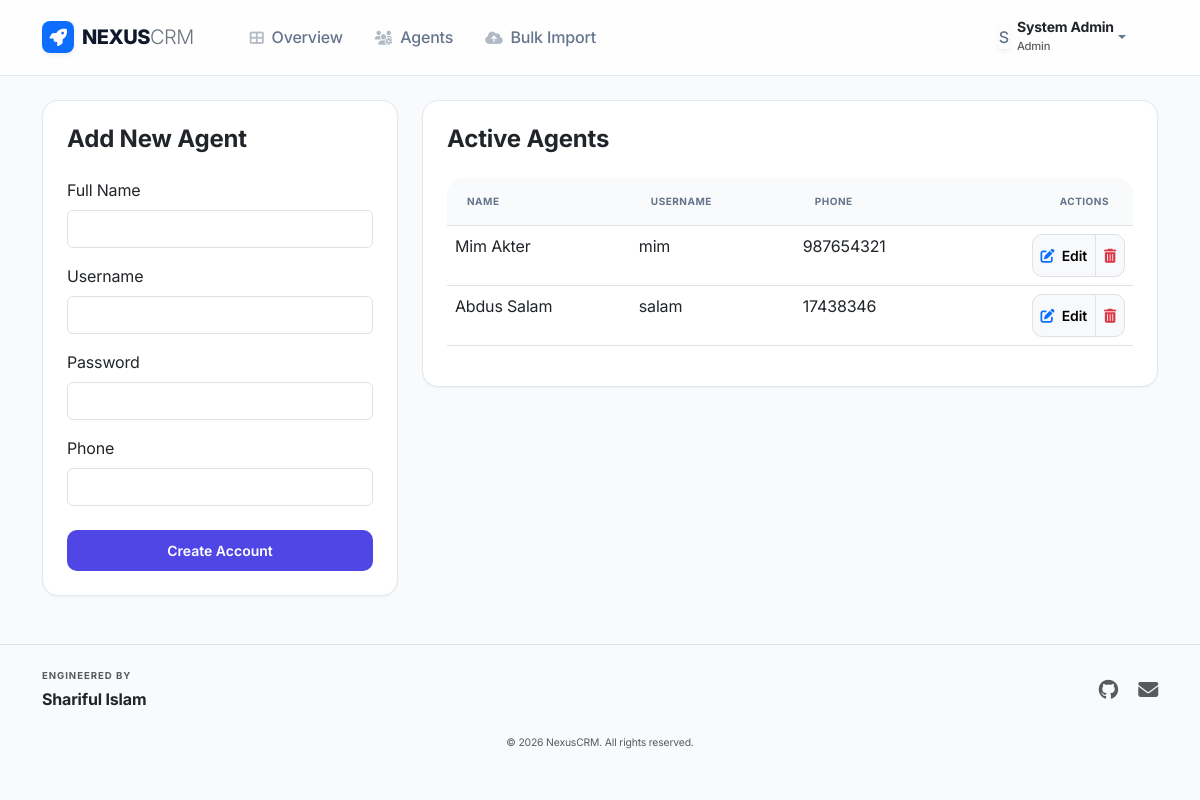
/dashboard/admin/agents (signed in), run on an earlier commit of the app's database.
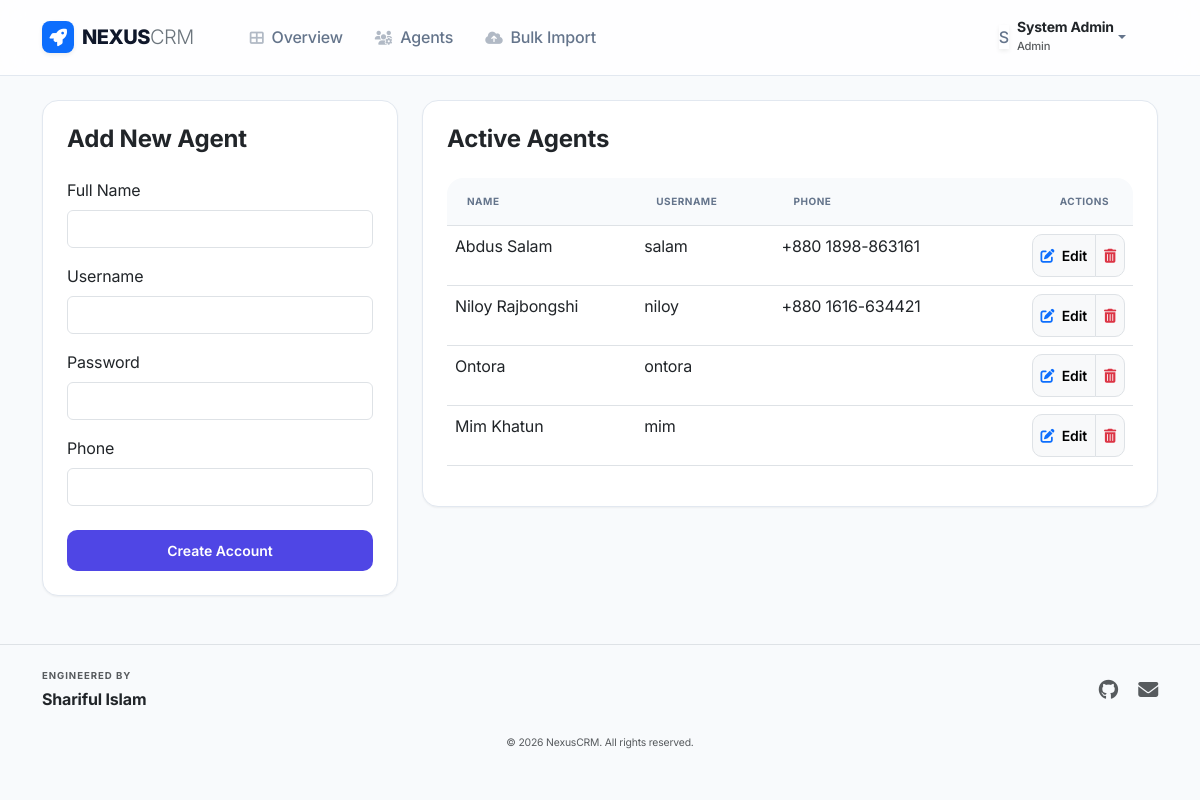
And on a later commit of the database.
### tables this page shows
CREATE TABLE users (
        username TEXT PRIMARY KEY,
        password TEXT NOT NULL,
        role TEXT NOT NULL,
        name TEXT,
        phone TEXT
    );

### dashboard/crm_routes.py (the view, shortened to what this page needs)
@dashboard_bp.route('/admin/agents', methods=['GET', 'POST'])
@admin_required
def manage_agents():
    users = db.get_users()
    agents = [u for u in users if u['Role'] == Config.ROLE_AGENT]
    return render_template('manage_agents.html', agents=agents)

### auth/login.py (called while the page is built)
def admin_required(f):
    @wraps(f)
    def decorated_function(*args, **kwargs):
        if 'user' not in session or session['user']['Role'] != Config.ROLE_ADMIN:
            flash("Access denied. Admin privileges required.", "danger")
            return redirect(url_for('dashboard.index'))
        return f(*args, **kwargs)
    return decorated_function

### utils/db_handler.py (called while the page is built)
    def _get_connection(self):
        conn = sqlite3.connect(self.db_path)
        conn.row_factory = sqlite3.Row  # This allows accessing columns by name
        return conn

    def get_users(self):
        conn = self._get_connection()
        cursor = conn.cursor()
        cursor.execute("SELECT * FROM users")
        rows = cursor.fetchall()
        users = []
        for row in rows:
            u = dict(row)
            mapped = {
                'Username': u.get('username'),
                'Password': u.get('password'),
                'Role': u.get('role'),
                'Name': u.get('name'),
                'Phone': u.get('phone')
            }
            users.append(mapped)
        conn.close()
        return users

### templates/manage_agents.html (shortened to what this page needs)
{% extends "layout.html" %}
{% block content %}
<div class="row">
    <div class="col-md-4">
        <div class="card p-4">
            <h4 class="fw-bold mb-4">Add New Agent</h4>
            <form method="POST">
                <div class="mb-3">
                    <label class="form-label">Full Name</label>
                    <input type="text" name="Name" class="form-control" required>
                </div>
                <div class="mb-3">
                    <label class="form-label">Username</label>
                    <input type="text" name="Username" class="form-control" required>
                </div>
                <div class="mb-3">
                    <label class="form-label">Password</label>
                    <input type="password" name="password" class="form-control" required>
                </div>
                <div class="mb-4">
                    <label class="form-label">Phone</label>
                    <input type="text" name="Phone" class="form-control">
                </div>
                <button type="submit" class="btn btn-primary w-100">Create Account</button>
            </form>
        </div>
    </div>
    <div class="col-md-8">
        <div class="card p-4">
            <h4 class="fw-bold mb-4">Active Agents</h4>
            <div class="table-responsive">
                <table class="table table-hover">
                    <thead>
                        <tr>
                            <th>Name</th>
                            <th>Username</th>
                            <th>Phone</th>
                            <th class="text-end pe-4">Actions</th>
                        </tr>
                    </thead>
                    <tbody>
                        {% for agent in agents %}
                        <tr>
                            <td>{{ agent.Name }}</td>
                            <td>{{ agent.Username }}</td>
                            <td>{{ agent.Phone }}</td>
                            <td class="text-end">
                                <div class="btn-group">
                                    <a href="{{ url_for('dashboard.edit_agent', username=agent.Username) }}" class="btn btn-xs btn-light border px-2" title="Edit Agent">
                                        <i class="fas fa-edit text-primary me-1"></i> Edit
                                    </a>
                                    <a href="{{ url_for('dashboard.delete_agent', username=agent.Username) }}" class="btn btn-xs btn-light border px-2 text-danger" onclick="return confirm('Are you sure?')" title="Delete Agent">
                                        <i class="fas fa-trash-alt"></i>
                                    </a>
                                </div>
                            </td>
                        </tr>
                        {% endfor %}
                    </tbody>
                </table>
            </div>
        </div>
    </div>
</div>
{% endblock %}

### templates/layout.html (shortened to what this page needs)
<!DOCTYPE html>
<html lang="en">
<head>
    <link href="https://cdn.jsdelivr.net/npm/bootstrap@5.3.0/dist/css/bootstrap.min.css" rel="stylesheet">
    <link rel="stylesheet" href="https://cdnjs.cloudflare.com/ajax/libs/font-awesome/6.4.0/css/all.min.css">
</head>
<body>
    <nav class="navbar navbar-expand-lg sticky-top mb-4">
        <div class="container">
            <a class="navbar-brand d-flex align-items-center" href="{{ url_for('index') }}">
                <div class="bg-primary text-white rounded-3 p-1 me-2 shadow-sm" style="width: 32px; height: 32px; display: grid; place-items: center;">
                    <i class="fas fa-rocket fa-sm"></i>
                </div>
                NEXUS<span class="text-secondary fw-light">CRM</span>
            </a>
            <div class="collapse navbar-collapse" id="navbarNav">
                <ul class="navbar-nav me-auto mb-2 mb-lg-0 ms-lg-4">
                    <li class="nav-item">
                        <a class="nav-link fw-medium px-3" href="{{ url_for('dashboard.index') }}">
                            <i class="fas fa-th-large me-2 small opacity-50"></i>Overview
                        </a>
                    </li>
                    {% if session.user and session.user.Role == 'Admin' %}
                    <li class="nav-item">
                        <a class="nav-link fw-medium px-3" href="{{ url_for('dashboard.manage_agents') }}">
                            <i class="fas fa-users-cog me-2 small opacity-50"></i>Agents
                        </a>
                    </li>
                    <li class="nav-item">
                        <a class="nav-link fw-medium px-3" href="{{ url_for('dashboard.bulk_upload') }}">
                            <i class="fas fa-cloud-upload-alt me-2 small opacity-50"></i>Bulk Import
                        </a>
                    </li>
                    {% endif %}
                </ul>
                <div class="navbar-nav align-items-lg-center">
                    {% if session.user %}
                    <div class="nav-item dropdown me-lg-3">
                        <a class="nav-link dropdown-toggle d-flex align-items-center" href="#" data-bs-toggle="dropdown">
                            <div class="avatar-sm me-2 shadow-sm">
                                {{ session.user.Name[0]|upper }}
                            </div>
                            <div class="d-none d-lg-block">
                                <div class="fw-bold lh-1 small text-dark">{{ session.user.Name }}</div>
                                <div class="text-muted smaller mt-1" style="font-size: 0.7rem;">{{ session.user.Role }}</div>
                            </div>
                        </a>
                    </div>
                    {% else %}
                    <a class="btn btn-primary btn-sm px-4" href="{{ url_for('auth.login') }}">Log In</a>
                    {% endif %}
                </div>
            </div>
        </div>
    </nav>
    <div class="container fade-in">
        {% block content %}{% endblock %}
    </div>
    <footer class="mt-5 pb-5 pt-4 border-top">
        <div class="container">
            <div class="row align-items-center">
                <div class="col-md-6 mb-3 mb-md-0 text-center text-md-start">
                    <div class="smaller text-muted fw-bold text-uppercase mb-1" style="font-size: 0.6rem; letter-spacing: 0.1em;">Engineered by</div>
                    <div class="fw-bold text-dark">Shariful Islam</div>
                </div>
                <div class="col-md-6 text-center text-md-end">
                    <a href="https://github.com/pythonicshariful" target="_blank" class="text-muted text-decoration-none me-3 transition-all hover-translate-y d-inline-block">
                        <i class="fab fa-github fa-lg"></i>
                    </a>
                    <a href="mailto:pythonicshariful@gmail.com" class="text-muted text-decoration-none transition-all hover-translate-y d-inline-block">
                        <i class="fas fa-envelope fa-lg"></i>
                    </a>
                </div>
            </div>
            <div class="mt-4 text-center">
                <div class="smaller text-muted" style="font-size: 0.65rem;">&copy; 2026 NexusCRM. All rights reserved.</div>
            </div>
        </div>
    </footer>
</body>
</html>

### templates/layout.html (style rules this page uses)
:root { --primary: #4f46e5; --primary-soft: #eef2ff; --secondary: #6366f1; --success: #10b981; --warning: #f59e0b; --danger: #ef4444; --background: #f8fafc; --surface: #ffffff; --text-main: #0f172a; --text-muted: #64748b; --border: #e2e8f0; --radius-sm: 8px; --radius: 16px; --radius-lg: 24px; --shadow-sm: 0 1px 2px 0 rgb(0 0 0 / 0.05); --shadow: 0 4px 6px -1px rgb(0 0 0 / 0.1), 0 2px 4px -2px rgb(0 0 0 / 0.1); --shadow-md: 0 10px 15px -3px rgb(0 0 0 / 0.1), 0 4px 6px -4px rgb(0 0 0 / 0.1); --glass: rgba(255, 255, 255, 0.8); }
body { font-family: 'Inter', system-ui, -apple-system, sans-serif; background-color: var(--background); color: var(--text-main); letter-spacing: -0.011em; line-height: 1.5; overflow-x: hidden; }
.navbar { background: var(--glass); backdrop-filter: blur(12px); -webkit-backdrop-filter: blur(12px); border-bottom: 1px solid var(--border); padding: 0.75rem 0; z-index: 1050; }
.navbar-brand { font-weight: 800; letter-spacing: -0.025em; color: var(--text-main) !important; }
.nav-link { font-weight: 500; color: var(--text-muted) !important; border-radius: var(--radius-sm); padding: 0.5rem 1rem !important; transition: all 0.2s; }
.card { border: 1px solid var(--border); border-radius: var(--radius); box-shadow: var(--shadow-sm); background: var(--surface); overflow: hidden; }
.btn { border-radius: 10px; padding: 0.625rem 1.25rem; font-weight: 600; font-size: 0.875rem; transition: all 0.2s cubic-bezier(0.4, 0, 0.2, 1); }
.btn-primary { background: var(--primary); border: none; }
.table-responsive { border-radius: var(--radius); scrollbar-width: thin; }
.table thead th { background: #f8fafc; color: var(--text-muted); font-size: 0.625rem; font-weight: 700; text-transform: uppercase; letter-spacing: 0.05em; border-top: none; padding: 1rem 1.25rem; }

What changed in the data, as far as the page shows it:
changed users "Abdus Salam": Phone "17438346" → "+880 1898-863161"; moves up the list
added users: Name "Niloy Rajbongshi", Username "niloy", Phone "+880 1616-634421"
added users: Name "Ontora", Username "ontora"
changed users "mim": Name "Mim Akter" → "Mim Khatun"; Phone "987654321" → (not shown)
